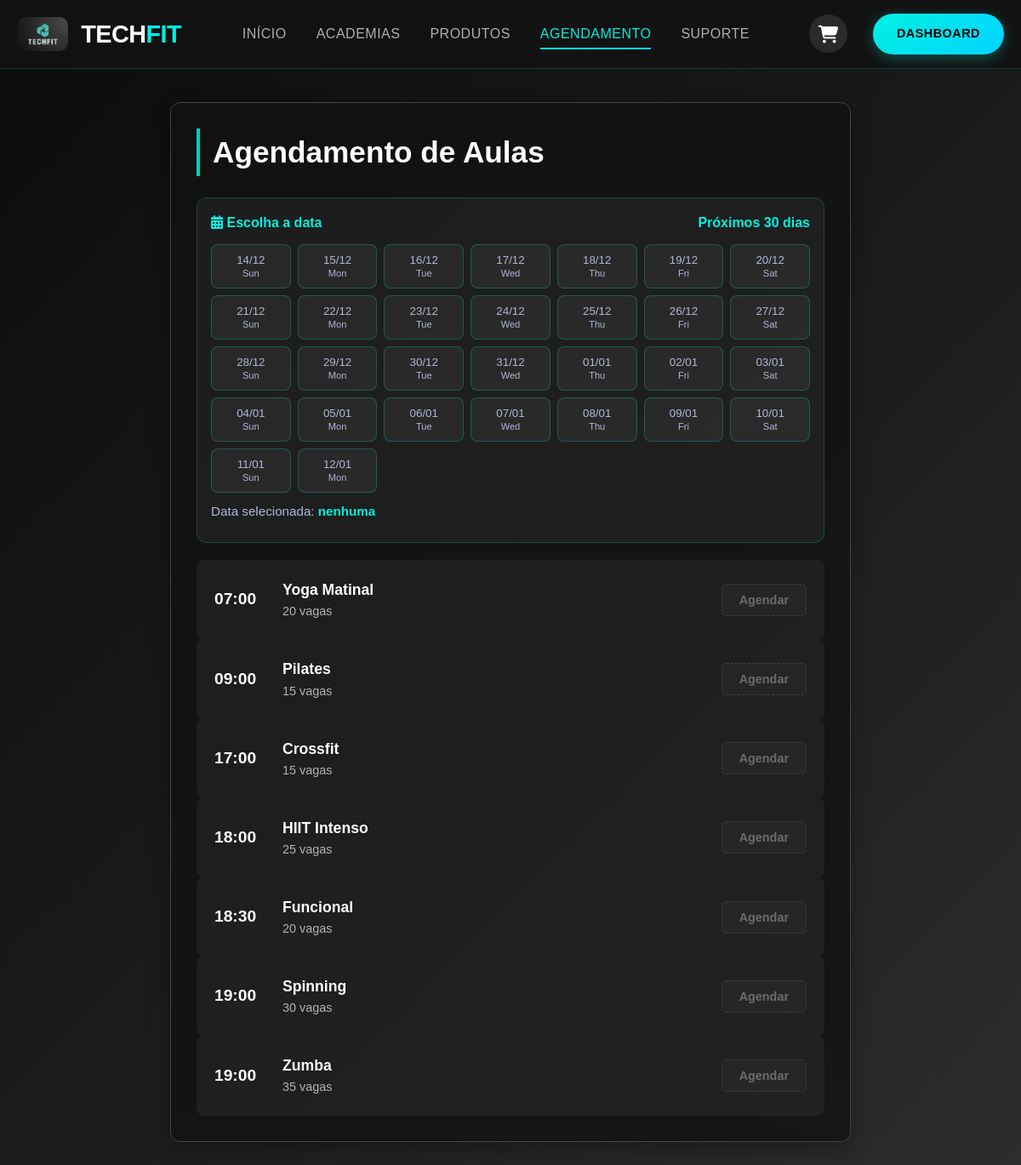
Screenshot of /academia_techfit_codigo/view/agendamento.php (signed in) with the database file from the repository.
### tables this page shows
CREATE TABLE aulas (
    id_aula INT AUTO_INCREMENT PRIMARY KEY,
    nome_aula VARCHAR(200) NOT NULL,
    dia_semana ENUM('Segunda', 'Terça', 'Quarta', 'Quinta', 'Sexta', 'Sábado', 'Domingo') NOT NULL,
    horario TIME NOT NULL,
    professor VARCHAR(200) NOT NULL,
    vagas_totais INT NOT NULL DEFAULT 20,
    vagas_ocupadas INT NOT NULL DEFAULT 0,
    descricao TEXT,
    status ENUM('ativa', 'cancelada') DEFAULT 'ativa',
    created_at TIMESTAMP DEFAULT CURRENT_TIMESTAMP,
    updated_at TIMESTAMP DEFAULT CURRENT_TIMESTAMP ON UPDATE CURRENT_TIMESTAMP
);

### academia_techfit_codigo/view/agendamento.php (the view, shortened to what this page needs)
<?php
try {
    $conn = Connection::getInstance();
    $stmt = $conn->query('SELECT nome_aula, horario, vagas_totais, vagas_ocupadas, (vagas_totais - vagas_ocupadas) as vagas_disponiveis FROM aulas WHERE status = "ativa" ORDER BY horario');
    $grade_aulas = $stmt->fetchAll(PDO::FETCH_ASSOC);
    $grade_aulas = array_map(function($aula) {
        return [
            'horario' => date('H:i', strtotime($aula['horario'])),
            'nome' => $aula['nome_aula'],
            'vagas' => $aula['vagas_disponiveis']
        ];
    }, $grade_aulas);
} catch (Exception $e) {
    $grade_aulas = [];
}
$diasDisponiveis = [];
$hoje = new DateTime();
for ($i = 0; $i < 30; $i++) {
    $data = clone $hoje;
    $data->modify("+{$i} day");
    $diasDisponiveis[] = $data;
}
?>
<!DOCTYPE html>
<html lang="pt-BR">
<head>
    <link rel="stylesheet" href="assets/css/agendamento.css">
    <link rel="stylesheet" href="https://cdnjs.cloudflare.com/ajax/libs/font-awesome/6.5.2/css/all.min.css">
</head>
<body>
    <header class="techfit-header">
        <div class="header-container">
            <a href="inicio.html" class="header-logo">
                <img src="assets/images/imagens/WhatsApp Image 2025-10-02 at 15.15.22.jpeg"
                     alt="TechFit - Academia Inteligente"
                     class="logo-image">
                <div class="logo-text">TECH<span>FIT</span></div>
            </a>
            <nav class="main-navigation">
                <ul class="nav-links">
                    <li><a href="inicio.html" class="nav-link">Início</a></li>
                    <li><a href="pagina_1.html" class="nav-link">Academias</a></li>
                    <li><a href="produtos_loja.php" class="nav-link">Produtos</a></li>
                    <li><a href="agendamento.php" class="nav-link active">Agendamento</a></li>
                    <li><a href="suporte.html" class="nav-link">Suporte</a></li>
                </ul>
                <div class="header-cta">
                    <a href="dashboard_aluno.php" class="cta-button">Dashboard</a>
                </div>
            </nav>
        </div>
    </header>
    <main class="main-content">
        <section class="booking">
            <div class="section-header">
                <h2>Agendamento de Aulas</h2>
            </div>
            <div class="calendar-box">
                <div class="calendar-header">
                    <span><i class="fas fa-calendar-alt"></i> Escolha a data</span>
                    <span>Próximos 30 dias</span>
                </div>
                <div class="dias-grid">
                    <?php foreach ($diasDisponiveis as $dataObj): ?>
                        <?php $dataStr = $dataObj->format('Y-m-d'); ?>
                        <button type="button" class="dia-btn" data-data="<?php echo $dataStr; ?>">
                            <div><?php echo $dataObj->format('d/m'); ?></div>
                            <small><?php echo $dataObj->format('D'); ?></small>
                        </button>
                    <?php endforeach; ?>
                </div>
                <div class="selected-label">Data selecionada: <span id="data-selecionada-label">nenhuma</span></div>
            </div>
            <ul class="class-list">
                <?php foreach ($grade_aulas as $aula): ?>
                    <li class="class-item">
                        <span class="time"><?php echo $aula['horario']; ?></span>
                        <div class="class-details">
                            <h3 class="name"><?php echo htmlspecialchars($aula['nome']); ?></h3>
                            <p class="spots"><?php echo $aula['vagas'] > 0 ? $aula['vagas'] . ' vagas' : 'Esgotado'; ?></p>
                        </div>
                        <?php if ($aula['vagas'] > 0): ?>
                            <form method="POST" class="form-agendar">
                                <button type="submit" name="agendar_aula" class="schedule-btn" aria-disabled="true">Agendar</button>
                            </form>
                        <?php else: ?>
                            <button class="full-btn" disabled>LOTADO</button>
                        <?php endif; ?>
                    </li>
                <?php endforeach; ?>
            </ul>
        </section>
    </main>
</body>
</html>

### academia_techfit_codigo/view/agendamento.php (style rules this page uses)
form { display: inline; }
.calendar-box { background: rgba(255,255,255,0.05); border: 1px solid rgba(0,240,225,0.2); border-radius: 12px; padding: 16px; margin-bottom: 20px; }
.calendar-header { display: flex; justify-content: space-between; align-items: center; color: #00F0E1; font-weight: 600; margin-bottom: 12px; }
.dias-grid { display: grid; grid-template-columns: repeat(auto-fill, minmax(90px, 1fr)); gap: 8px; }
.dia-btn { background: rgba(255,255,255,0.05); border: 1px solid rgba(0,240,225,0.25); color: #b0b7d9; padding: 10px 6px; border-radius: 8px; cursor: pointer; text-align: center; transition: all 0.2s ease; }
.selected-label { margin-top: 10px; color: #b0b7d9; font-size: 0.95rem; }
.selected-label span { color: #00F0E1; font-weight: 600; }
.schedule-btn.disabled { opacity: 0.55; cursor: not-allowed; background: #2b2b2b; border: 1px dashed rgba(255,255,255,0.25); color: #aaa; }

### rows the page displays
aulas: horario "07:00", nome_aula "Yoga Matinal", vagas "20"
aulas: horario "09:00", nome_aula "Pilates", vagas "15"
aulas: horario "17:00", nome_aula "Crossfit", vagas "15"
aulas: horario "18:00", nome_aula "HIIT Intenso", vagas "25"
aulas: horario "18:30", nome_aula "Funcional", vagas "20"
aulas: horario "19:00", nome_aula "Spinning", vagas "30"
aulas: horario "19:00", nome_aula "Zumba", vagas "35"

### other values shown
$dataObj->format('d/m') "14/12"
$dataObj->format('D') "Sun"
$dataObj->format('d/m') "15/12"
$dataObj->format('D') "Mon"
$dataObj->format('d/m') "16/12"
$dataObj->format('D') "Tue"
$dataObj->format('d/m') "17/12"
$dataObj->format('D') "Wed"
$dataObj->format('d/m') "18/12"
$dataObj->format('D') "Thu"
$dataObj->format('d/m') "19/12"
$dataObj->format('D') "Fri"
$dataObj->format('d/m') "20/12"
$dataObj->format('D') "Sat"
$dataObj->format('d/m') "21/12"
